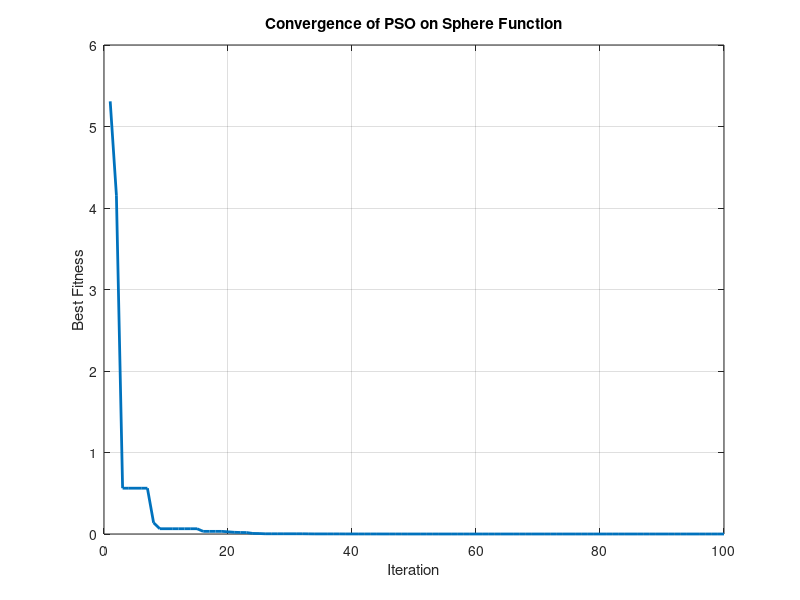

Recreate this plot in MATLAB.
function PSO_sphere()
    % Parameters
    nVars = 4;          % Number of variables
    nParticles = 50;    % Number of particles
    maxIter = 100;      % Maximum iterations
    w = 0.729;          % Inertia weight
    c1 = 1.49445;       % Cognitive coefficient
    c2 = 1.49445;       % Social coefficient
    
    % Variable bounds
    lowerBound = -10 * ones(1, nVars);
    upperBound = 10 * ones(1, nVars);
    
    % Initialize particles
    particles = repmat(lowerBound, nParticles, 1) + ...
                repmat(upperBound - lowerBound, nParticles, 1) .* rand(nParticles, nVars);
    
    % Initialize velocities
    velocities = zeros(nParticles, nVars);
    
    % Initialize personal best
    personalBest = particles;
    personalBestFitness = inf(nParticles, 1);
    
    % Initialize global best
    globalBest = zeros(1, nVars);
    globalBestFitness = inf;
    
    % Fitness history
    fitnessHistory = zeros(maxIter, 1);
    
    % Evaluate initial population
    for i = 1:nParticles
        currentFitness = sphereFunction(particles(i,:));
        personalBestFitness(i) = currentFitness;
        
        if currentFitness < globalBestFitness
            globalBestFitness = currentFitness;
            globalBest = particles(i,:);
        end
    end
    
    % Main PSO loop
    for iter = 1:maxIter
        for i = 1:nParticles
            % Update velocity
            r1 = rand(1, nVars);
            r2 = rand(1, nVars);
            cognitive = c1 * r1 .* (personalBest(i,:) - particles(i,:));
            social = c2 * r2 .* (globalBest - particles(i,:));
            velocities(i,:) = w * velocities(i,:) + cognitive + social;
            
            % Update position
            particles(i,:) = particles(i,:) + velocities(i,:);
            
            % Apply bounds
            particles(i,:) = max(particles(i,:), lowerBound);
            particles(i,:) = min(particles(i,:), upperBound);
            
            % Evaluate fitness
            currentFitness = sphereFunction(particles(i,:));
            
            % Update personal best
            if currentFitness < personalBestFitness(i)
                personalBestFitness(i) = currentFitness;
                personalBest(i,:) = particles(i,:);
                
                % Update global best
                if currentFitness < globalBestFitness
                    globalBestFitness = currentFitness;
                    globalBest = particles(i,:);
                end
            end
        end
        
        % Store best fitness
        fitnessHistory(iter) = globalBestFitness;
        
        % Display progress
        if mod(iter, 10) == 0
            fprintf('Iteration %d: Best fitness = %f\n', iter, globalBestFitness);
        end
    end
    
    % Results
    fprintf('\nOptimization completed:\n');
    fprintf('Best solution found: [%f, %f, %f, %f]\n', globalBest);
    fprintf('Minimum function value: %f\n', globalBestFitness);
    
    % Plot fitness history
    figure;
    plot(1:maxIter, fitnessHistory, 'LineWidth', 2);
    xlabel('Iteration');
    ylabel('Best Fitness');
    title('Convergence of PSO on Sphere Function');
    grid on;
end

% Sphere function
function f = sphereFunction(x)
    f = sum(x.^2);
end